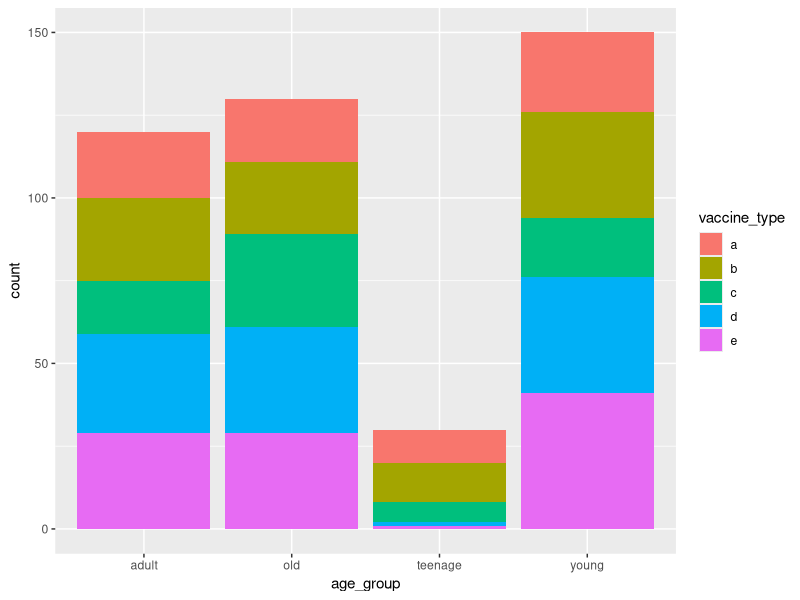
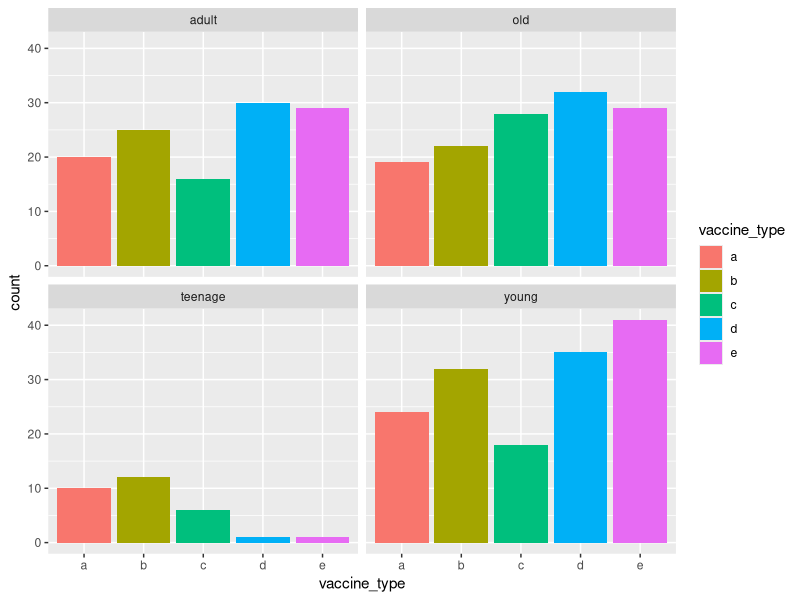

The R script that drew these images, in order: (Note: this script raises an error after producing the figures.)
library(dplyr)
library(ggplot2)
vaccination_data <- read.csv("vaccination.csv", header = TRUE)
# https://stackoverflow.com/a/67826564/4213397
# https://ggplot2.tidyverse.org/reference/geom_bar.html
# https://www.marsja.se/r-add-column-to-dataframe-based-on-other-columns-conditions-dplyr/
classifier <- function(age) {
    if (12 <= age && age < 18) {
        return("teenage")
    }
    if (18 <= age && age < 40) {
        return("young")
    }
    if (40 <= age && age < 70) {
        return("adult")
    }
    return("old")
}
vaccination_data <- vaccination_data %>%
    mutate(age_group = sapply(age, function(i) classifier(i)))
print(ggplot(vaccination_data, aes(age_group)) +
    geom_bar(aes(fill = vaccine_type)))
print(ggplot(vaccination_data, aes(vaccine_type)) +
    geom_bar(aes(fill = vaccine_type)) + facet_wrap(vars(age_group)))
observations <- sapply(sort(unique(vaccination_data$age_group)), function(age_g) {
    return(sapply(sort(unique(vaccination_data$vaccine_type)), function(vac_type) {
        return(nrow(vaccination_data[vaccination_data$vaccine_type == vac_type & vaccination_data$age_group == age_g,]))
    }))
})
print(observations)
# We use chi-test
observations <- matrix(observations, ncol = length(unique(vaccination_data$age_group)))
row_margin <- rowSums(observations)
column_margin <- colSums(observations)
total <- sum(observations)
expected <- observations
for (i in 1:nrow(observations)) {
    for (j in 1:ncol(observations)) {
        expected[i, j] <- row_margin[i] * column_margin[j] / total
    }
}
stat <- sum((observations - expected)^2 / expected)
p_value <- 1 - pchisq(stat, (nrow(observations) - 1) * (ncol(observations) - 1))
cat("p value of chi-test is", p_value, "\n")
if (p.value > 0.05) {
    print("We can't reject null hypothesis")
} else {
    print("We have rejected null hypothesis (they are dependant)")
}